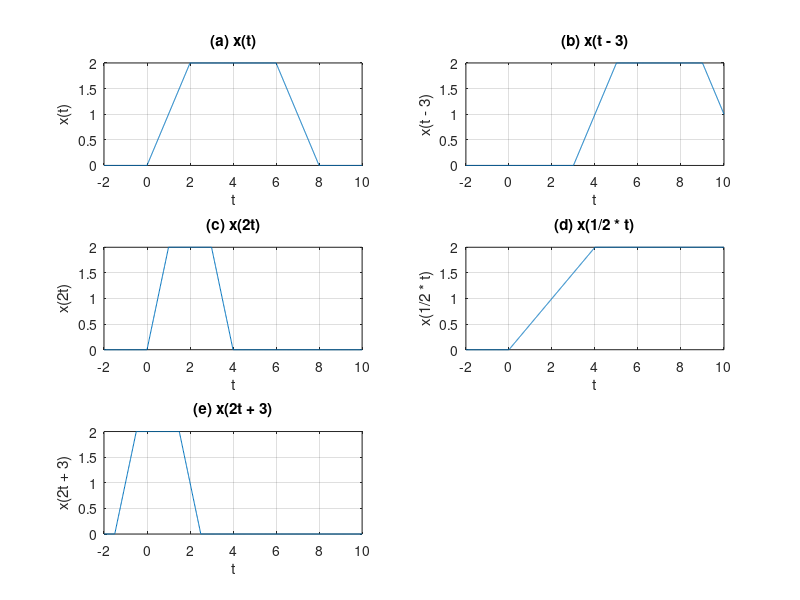

Source code (MATLAB): (Note: this script raises an error after producing the figure.)
% Define time range for plotting
t = linspace(-2, 10, 1000);
% Define the trapezoidal signal function using element-wise operations
x = @(t) (t >= 0 & t < 2) .* t + ...
(t >= 2 & t <= 6) .* 2 + ...
(t > 6 & t <= 8) .* (8 - t);
% Calculate each transformation
x_t = x(t); % (a) x(t)
x_t_minus_3 = x(t - 3); % (b) x(t - 3)
x_2t = x(2 * t); % (c) x(2t)
x_half_t = x(0.5 * t); % (d) x(1/2 * t)
x_2t_plus_3 = x(2 * t + 3); % (e) x(2t + 3)
% Plotting each transformation
figure;
% (a) Plot x(t)
subplot(3, 2, 1);
plot(t, x_t);
title('(a) x(t)');
xlabel('t');
ylabel('x(t)');
grid on;
% (b) Plot x(t - 3)
subplot(3, 2, 2);
plot(t, x_t_minus_3);
title('(b) x(t - 3)');
xlabel('t');
ylabel('x(t - 3)');
grid on;
% (c) Plot x(2t)
subplot(3, 2, 3);
plot(t, x_2t);
title('(c) x(2t)');
xlabel('t');
ylabel('x(2t)');
grid on;
% (d) Plot x(1/2 * t)
subplot(3, 2, 4);
plot(t, x_half_t);
title('(d) x(1/2 * t)');
xlabel('t');
ylabel('x(1/2 * t)');
grid on;
% (e) Plot x(2t + 3)
subplot(3, 2, 5);
plot(t, x_2t_plus_3);
title('(e) x(2t + 3)');
xlabel('t');
ylabel('x(2t + 3)');
grid on;
% Adjust layout
sgtitle('Trapezoidal Signal Transformations');
